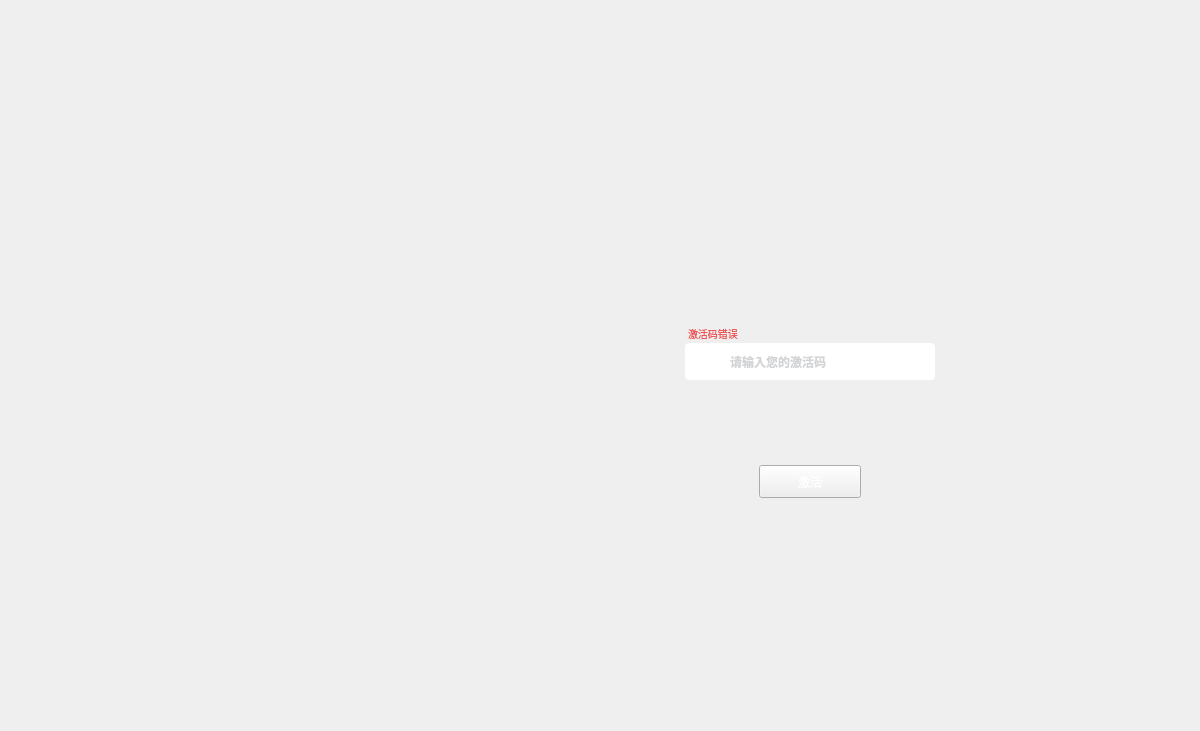
<?xml version="1.0" encoding="UTF-8"?>
<ui version="4.0">
 <class>LoginAndActivationCode</class>
 <widget class="QDialog" name="LoginAndActivationCode">
  <property name="geometry">
   <rect>
    <x>0</x>
    <y>0</y>
    <width>1200</width>
    <height>731</height>
   </rect>
  </property>
  <property name="windowTitle">
   <string>Dialog</string>
  </property>
  <property name="styleSheet">
   <string notr="true">border-image: url(:/Skin/Images/home/background.png);</string>
  </property>
  <layout class="QGridLayout" name="gridLayout">
   <property name="leftMargin">
    <number>0</number>
   </property>
   <property name="topMargin">
    <number>0</number>
   </property>
   <property name="rightMargin">
    <number>0</number>
   </property>
   <property name="bottomMargin">
    <number>0</number>
   </property>
   <property name="spacing">
    <number>0</number>
   </property>
   <item row="0" column="2">
    <spacer name="horizontalSpacer_2">
     <property name="orientation">
      <enum>Qt::Horizontal</enum>
     </property>
     <property name="sizeType">
      <enum>QSizePolicy::Fixed</enum>
     </property>
     <property name="sizeHint" stdset="0">
      <size>
       <width>50</width>
       <height>20</height>
      </size>
     </property>
    </spacer>
   </item>
   <item row="0" column="3">
    <widget class="FrostedPanel" name="widget" native="true">
     <property name="minimumSize">
      <size>
       <width>425</width>
       <height>560</height>
      </size>
     </property>
     <property name="maximumSize">
      <size>
       <width>425</width>
       <height>560</height>
      </size>
     </property>
     <property name="styleSheet">
      <string notr="true"/>
     </property>
     <widget class="QStackedWidget" name="stackedWidget">
      <property name="geometry">
       <rect>
        <x>0</x>
        <y>0</y>
        <width>425</width>
        <height>560</height>
       </rect>
      </property>
      <property name="minimumSize">
       <size>
        <width>425</width>
        <height>560</height>
       </size>
      </property>
      <property name="maximumSize">
       <size>
        <width>425</width>
        <height>560</height>
       </size>
      </property>
      <property name="styleSheet">
       <string notr="true"/>
      </property>
      <property name="currentIndex">
       <number>1</number>
      </property>
      <widget class="QWidget" name="page_Login">
       <widget class="QLineEdit" name="lEdit_email">
        <property name="geometry">
         <rect>
          <x>54</x>
          <y>125</y>
          <width>312</width>
          <height>45</height>
         </rect>
        </property>
        <property name="minimumSize">
         <size>
          <width>312</width>
          <height>45</height>
         </size>
        </property>
        <property name="maximumSize">
         <size>
          <width>312</width>
          <height>45</height>
         </size>
        </property>
        <property name="styleSheet">
         <string notr="true"/>
        </property>
        <property name="text">
         <string/>
        </property>
        <property name="placeholderText">
         <string>请输入您的邮箱</string>
        </property>
       </widget>
       <widget class="QLineEdit" name="lEdit_password">
        <property name="geometry">
         <rect>
          <x>54</x>
          <y>202</y>
          <width>312</width>
          <height>45</height>
         </rect>
        </property>
        <property name="minimumSize">
         <size>
          <width>312</width>
          <height>45</height>
         </size>
        </property>
        <property name="maximumSize">
         <size>
          <width>312</width>
          <height>45</height>
         </size>
        </property>
        <property name="styleSheet">
         <string notr="true"/>
        </property>
        <property name="text">
         <string/>
        </property>
        <property name="maxLength">
         <number>1000</number>
        </property>
        <property name="echoMode">
         <enum>QLineEdit::PasswordEchoOnEdit</enum>
        </property>
        <property name="placeholderText">
         <string>请输入您的密码</string>
        </property>
       </widget>
       <widget class="QLabel" name="lab_error">
        <property name="geometry">
         <rect>
          <x>54</x>
          <y>111</y>
          <width>250</width>
          <height>14</height>
         </rect>
        </property>
        <property name="styleSheet">
         <string notr="true">font-family: &quot;Noto Sans S Chinese&quot;; font-weight: 500;
font-weight: 400;
font-size: 10px;
color:#ED4E4E;
</string>
        </property>
        <property name="text">
         <string>邮箱不能为空</string>
        </property>
       </widget>
       <widget class="QPushButton" name="pBt_forgot">
        <property name="geometry">
         <rect>
          <x>68</x>
          <y>263</y>
          <width>48</width>
          <height>17</height>
         </rect>
        </property>
        <property name="minimumSize">
         <size>
          <width>48</width>
          <height>17</height>
         </size>
        </property>
        <property name="maximumSize">
         <size>
          <width>48</width>
          <height>17</height>
         </size>
        </property>
        <property name="cursor">
         <cursorShape>PointingHandCursor</cursorShape>
        </property>
        <property name="layoutDirection">
         <enum>Qt::RightToLeft</enum>
        </property>
        <property name="styleSheet">
         <string notr="true">background:transparent;
font-family: &quot;Noto Sans S Chinese&quot;; font-weight: 500;
font-size: 10px;
color:#AAAAAA;
text-align: left;</string>
        </property>
        <property name="text">
         <string>忘记密码</string>
        </property>
       </widget>
       <widget class="QPushButton" name="pBt_register">
        <property name="geometry">
         <rect>
          <x>285</x>
          <y>263</y>
          <width>60</width>
          <height>17</height>
         </rect>
        </property>
        <property name="minimumSize">
         <size>
          <width>60</width>
          <height>17</height>
         </size>
        </property>
        <property name="maximumSize">
         <size>
          <width>60</width>
          <height>17</height>
         </size>
        </property>
        <property name="cursor">
         <cursorShape>PointingHandCursor</cursorShape>
        </property>
        <property name="layoutDirection">
         <enum>Qt::LeftToRight</enum>
        </property>
        <property name="styleSheet">
         <string notr="true">background:transparent;
font-family: &quot;Noto Sans S Chinese&quot;; font-weight: 500;
font-size: 10px;
color:#AAAAAA;
text-align: right;</string>
        </property>
        <property name="text">
         <string>注册新账号</string>
        </property>
       </widget>
       <widget class="QPushButton" name="pBt_ELogin">
        <property name="geometry">
         <rect>
          <x>54</x>
          <y>338</y>
          <width>312</width>
          <height>45</height>
         </rect>
        </property>
        <property name="minimumSize">
         <size>
          <width>312</width>
          <height>45</height>
         </size>
        </property>
        <property name="maximumSize">
         <size>
          <width>312</width>
          <height>45</height>
         </size>
        </property>
        <property name="cursor">
         <cursorShape>PointingHandCursor</cursorShape>
        </property>
        <property name="styleSheet">
         <string notr="true"/>
        </property>
        <property name="text">
         <string>登录</string>
        </property>
       </widget>
       <widget class="QPushButton" name="pBt_wechat">
        <property name="geometry">
         <rect>
          <x>185</x>
          <y>470</y>
          <width>50</width>
          <height>54</height>
         </rect>
        </property>
        <property name="minimumSize">
         <size>
          <width>50</width>
          <height>54</height>
         </size>
        </property>
        <property name="maximumSize">
         <size>
          <width>50</width>
          <height>54</height>
         </size>
        </property>
        <property name="styleSheet">
         <string notr="true">	                    QPushButton
                    {
	border-image: url(:/Skin/Images/Login/v_2_0/WeChat_normal.png);
                    }
                    QPushButton::hover
                    {
	border-image: url(:/Skin/Images/Login/v_2_0/WeChat_hover.png);
                    }</string>
        </property>
        <property name="text">
         <string/>
        </property>
        <property name="checkable">
         <bool>true</bool>
        </property>
        <property name="checked">
         <bool>true</bool>
        </property>
       </widget>
       <widget class="QLabel" name="label">
        <property name="geometry">
         <rect>
          <x>160</x>
          <y>50</y>
          <width>96</width>
          <height>35</height>
         </rect>
        </property>
        <property name="styleSheet">
         <string notr="true"/>
        </property>
        <property name="text">
         <string>欢迎登录</string>
        </property>
        <property name="alignment">
         <set>Qt::AlignCenter</set>
        </property>
       </widget>
       <widget class="QLabel" name="label_2">
        <property name="geometry">
         <rect>
          <x>54</x>
          <y>422</y>
          <width>86</width>
          <height>1</height>
         </rect>
        </property>
        <property name="styleSheet">
         <string notr="true">border-image: url(:/Skin/Images/Login/v_2_0/other_h_line.png);</string>
        </property>
        <property name="text">
         <string/>
        </property>
       </widget>
       <widget class="QLabel" name="label_4">
        <property name="geometry">
         <rect>
          <x>280</x>
          <y>422</y>
          <width>86</width>
          <height>1</height>
         </rect>
        </property>
        <property name="styleSheet">
         <string notr="true">border-image: url(:/Skin/Images/Login/v_2_0/other_h_line.png);</string>
        </property>
        <property name="text">
         <string/>
        </property>
       </widget>
       <widget class="QPushButton" name="pBt_register_2">
        <property name="geometry">
         <rect>
          <x>174</x>
          <y>413</y>
          <width>72</width>
          <height>17</height>
         </rect>
        </property>
        <property name="minimumSize">
         <size>
          <width>72</width>
          <height>17</height>
         </size>
        </property>
        <property name="maximumSize">
         <size>
          <width>72</width>
          <height>17</height>
         </size>
        </property>
        <property name="layoutDirection">
         <enum>Qt::LeftToRight</enum>
        </property>
        <property name="styleSheet">
         <string notr="true"/>
        </property>
        <property name="text">
         <string>其他登录方式</string>
        </property>
       </widget>
       <widget class="QLabel" name="lab_error_p">
        <property name="geometry">
         <rect>
          <x>54</x>
          <y>188</y>
          <width>250</width>
          <height>14</height>
         </rect>
        </property>
        <property name="styleSheet">
         <string notr="true">font-family: &quot;Noto Sans S Chinese&quot;; font-weight: 500;
font-weight: 400;
font-size: 10px;
color:#ED4E4E;
</string>
        </property>
        <property name="text">
         <string>密码长度小于六位</string>
        </property>
       </widget>
      </widget>
      <widget class="QWidget" name="page_ActivationCode">
       <widget class="QLabel" name="lab_Avatar">
        <property name="geometry">
         <rect>
          <x>145</x>
          <y>70</y>
          <width>80</width>
          <height>80</height>
         </rect>
        </property>
        <property name="minimumSize">
         <size>
          <width>80</width>
          <height>80</height>
         </size>
        </property>
        <property name="maximumSize">
         <size>
          <width>80</width>
          <height>80</height>
         </size>
        </property>
        <property name="styleSheet">
         <string notr="true">border-radius:0px;
border-image: url(:/Skin/Images/Login/Default Avatar.png);</string>
        </property>
        <property name="text">
         <string/>
        </property>
       </widget>
       <widget class="QLabel" name="lab_username">
        <property name="geometry">
         <rect>
          <x>0</x>
          <y>174</y>
          <width>370</width>
          <height>17</height>
         </rect>
        </property>
        <property name="styleSheet">
         <string notr="true">font-family: &quot;Noto Sans S Chinese&quot;; font-weight: 500;
font-size: 12px;
color:#FFFFFF;</string>
        </property>
        <property name="text">
         <string/>
        </property>
        <property name="alignment">
         <set>Qt::AlignCenter</set>
        </property>
       </widget>
       <widget class="QLineEdit" name="lEdit_ACode">
        <property name="geometry">
         <rect>
          <x>60</x>
          <y>258</y>
          <width>250</width>
          <height>37</height>
         </rect>
        </property>
        <property name="minimumSize">
         <size>
          <width>250</width>
          <height>37</height>
         </size>
        </property>
        <property name="maximumSize">
         <size>
          <width>250</width>
          <height>37</height>
         </size>
        </property>
        <property name="styleSheet">
         <string notr="true">border-radius:4px;
background-image: url(:/Skin/Images/Login/ACode-bk.png);
/*background-color: rgba(0, 0, 0, 0.4);*/
color:#A5A7AC;
font-family: &quot;Noto Sans S Chinese&quot;; font-weight: 500;
font-size: 12px;
padding-left:43px;
</string>
        </property>
        <property name="text">
         <string/>
        </property>
        <property name="placeholderText">
         <string>请输入您的激活码</string>
        </property>
       </widget>
       <widget class="QLabel" name="lab_AError">
        <property name="geometry">
         <rect>
          <x>63</x>
          <y>241</y>
          <width>261</width>
          <height>14</height>
         </rect>
        </property>
        <property name="styleSheet">
         <string notr="true">font-family: &quot;Noto Sans S Chinese&quot;; font-weight: 500;
font-weight: 400;
font-size: 10px;
color:#ED4E4E;
</string>
        </property>
        <property name="text">
         <string>激活码错误</string>
        </property>
       </widget>
       <widget class="QPushButton" name="pBt_Activate">
        <property name="enabled">
         <bool>true</bool>
        </property>
        <property name="geometry">
         <rect>
          <x>134</x>
          <y>380</y>
          <width>102</width>
          <height>33</height>
         </rect>
        </property>
        <property name="minimumSize">
         <size>
          <width>102</width>
          <height>33</height>
         </size>
        </property>
        <property name="maximumSize">
         <size>
          <width>102</width>
          <height>33</height>
         </size>
        </property>
        <property name="styleSheet">
         <string notr="true">QPushButton
{
outline: none;
	font-family: &quot;Noto Sans S Chinese Bold&quot;;
	font-size: 12px;
	color:#FFFFFF;
	border-image: url(:/Skin/Images/Login/btn-no.png);
}
QPushButton::hover
{
	border-image: url(:/Skin/Images/Login/btn-hov.png);
}
QPushButton::disabled
{
border-image: url(:/Skin/Images/Login/btn-hov.png);
}</string>
        </property>
        <property name="text">
         <string>激活</string>
        </property>
       </widget>
      </widget>
      <widget class="QWidget" name="page_FAR">
       <widget class="QLabel" name="label_title_FAR">
        <property name="geometry">
         <rect>
          <x>158</x>
          <y>50</y>
          <width>100</width>
          <height>29</height>
         </rect>
        </property>
        <property name="minimumSize">
         <size>
          <width>100</width>
          <height>29</height>
         </size>
        </property>
        <property name="maximumSize">
         <size>
          <width>100</width>
          <height>29</height>
         </size>
        </property>
        <property name="font">
         <font>
          <family>Noto Sans S Chinese Bold</family>
          <pointsize>-1</pointsize>
          <bold>true</bold>
         </font>
        </property>
        <property name="styleSheet">
         <string notr="true">color: #D6D8DC;
font-family: &quot;Noto Sans S Chinese Bold&quot;;
font-size: 18px;
</string>
        </property>
        <property name="text">
         <string>忘记密码/注册</string>
        </property>
        <property name="alignment">
         <set>Qt::AlignCenter</set>
        </property>
       </widget>
       <widget class="QLineEdit" name="lEdit_email_FAR">
        <property name="geometry">
         <rect>
          <x>54</x>
          <y>125</y>
          <width>312</width>
          <height>45</height>
         </rect>
        </property>
        <property name="minimumSize">
         <size>
          <width>312</width>
          <height>45</height>
         </size>
        </property>
        <property name="maximumSize">
         <size>
          <width>312</width>
          <height>45</height>
         </size>
        </property>
        <property name="styleSheet">
         <string notr="true"/>
        </property>
        <property name="text">
         <string/>
        </property>
        <property name="placeholderText">
         <string>请输入邮箱</string>
        </property>
       </widget>
       <widget class="QLineEdit" name="lEdit_oldpsw_FAR">
        <property name="geometry">
         <rect>
          <x>54</x>
          <y>202</y>
          <width>312</width>
          <height>45</height>
         </rect>
        </property>
        <property name="minimumSize">
         <size>
          <width>312</width>
          <height>45</height>
         </size>
        </property>
        <property name="maximumSize">
         <size>
          <width>312</width>
          <height>45</height>
         </size>
        </property>
        <property name="styleSheet">
         <string notr="true"/>
        </property>
        <property name="text">
         <string/>
        </property>
        <property name="echoMode">
         <enum>QLineEdit::PasswordEchoOnEdit</enum>
        </property>
        <property name="placeholderText">
         <string>请输入密码</string>
        </property>
       </widget>
       <widget class="QLineEdit" name="lEdit_newpsw_FAR">
        <property name="geometry">
         <rect>
          <x>54</x>
          <y>279</y>
          <width>312</width>
          <height>45</height>
         </rect>
        </property>
        <property name="minimumSize">
         <size>
          <width>312</width>
          <height>45</height>
         </size>
        </property>
        <property name="maximumSize">
         <size>
          <width>312</width>
          <height>45</height>
         </size>
        </property>
        <property name="styleSheet">
         <string notr="true"/>
        </property>
        <property name="text">
         <string/>
        </property>
        <property name="echoMode">
         <enum>QLineEdit::PasswordEchoOnEdit</enum>
        </property>
        <property name="placeholderText">
         <string>请再次确认密码</string>
        </property>
       </widget>
       <widget class="QWidget" name="widget_3" native="true">
        <property name="geometry">
         <rect>
          <x>54</x>
          <y>356</y>
          <width>312</width>
          <height>45</height>
         </rect>
        </property>
        <property name="minimumSize">
         <size>
          <width>312</width>
          <height>45</height>
         </size>
        </property>
        <property name="maximumSize">
         <size>
          <width>312</width>
          <height>45</height>
         </size>
        </property>
        <property name="styleSheet">
         <string notr="true"/>
        </property>
        <widget class="QLineEdit" name="lEdit_verifyCode_FAR">
         <property name="geometry">
          <rect>
           <x>0</x>
           <y>0</y>
           <width>194</width>
           <height>45</height>
          </rect>
         </property>
         <property name="minimumSize">
          <size>
           <width>194</width>
           <height>45</height>
          </size>
         </property>
         <property name="maximumSize">
          <size>
           <width>161</width>
           <height>45</height>
          </size>
         </property>
         <property name="styleSheet">
          <string notr="true"/>
         </property>
         <property name="text">
          <string/>
         </property>
         <property name="placeholderText">
          <string>请输入验证码</string>
         </property>
        </widget>
        <widget class="QLabel" name="label_5">
         <property name="geometry">
          <rect>
           <x>194</x>
           <y>15</y>
           <width>1</width>
           <height>15</height>
          </rect>
         </property>
         <property name="minimumSize">
          <size>
           <width>1</width>
           <height>15</height>
          </size>
         </property>
         <property name="maximumSize">
          <size>
           <width>1</width>
           <height>15</height>
          </size>
         </property>
         <property name="styleSheet">
          <string notr="true">border-image: url(:/Skin/Images/Login/VerticalBar.png);</string>
         </property>
         <property name="text">
          <string/>
         </property>
        </widget>
        <widget class="QPushButton" name="pBt_SendVerifyCode_FAR">
         <property name="enabled">
          <bool>true</bool>
         </property>
         <property name="geometry">
          <rect>
           <x>211</x>
           <y>12</y>
           <width>70</width>
           <height>20</height>
          </rect>
         </property>
         <property name="cursor">
          <cursorShape>PointingHandCursor</cursorShape>
         </property>
         <property name="styleSheet">
          <string notr="true"/>
         </property>
         <property name="text">
          <string>发送验证码</string>
         </property>
        </widget>
        <widget class="QWidget" name="widget_timer" native="true">
         <property name="geometry">
          <rect>
           <x>203</x>
           <y>12</y>
           <width>85</width>
           <height>20</height>
          </rect>
         </property>
         <property name="styleSheet">
          <string notr="true">background-color: transparent;</string>
         </property>
         <widget class="QLabel" name="label_3">
          <property name="geometry">
           <rect>
            <x>0</x>
            <y>0</y>
            <width>60</width>
            <height>20</height>
           </rect>
          </property>
          <property name="styleSheet">
           <string notr="true">background-color: transparent;
color: rgba(161, 168, 179, 0.6);
font-family: &quot;Noto Sans S Chinese&quot;; font-weight: 500;
font-size: 14px;</string>
          </property>
          <property name="text">
           <string>再次发送</string>
          </property>
         </widget>
         <widget class="QLabel" name="lab_timer">
          <property name="geometry">
           <rect>
            <x>60</x>
            <y>0</y>
            <width>30</width>
            <height>20</height>
           </rect>
          </property>
          <property name="styleSheet">
           <string notr="true">background-color: transparent;
color:#A5A7AC;
font-family: &quot;Noto Sans S Chinese&quot;; font-weight: 500;
font-size: 10px;</string>
          </property>
          <property name="text">
           <string>60s</string>
          </property>
         </widget>
        </widget>
        <zorder>widget_timer</zorder>
        <zorder>lEdit_verifyCode_FAR</zorder>
        <zorder>label_5</zorder>
        <zorder>pBt_SendVerifyCode_FAR</zorder>
       </widget>
       <widget class="QPushButton" name="pBt_ok_FAR">
        <property name="geometry">
         <rect>
          <x>54</x>
          <y>465</y>
          <width>312</width>
          <height>45</height>
         </rect>
        </property>
        <property name="minimumSize">
         <size>
          <width>312</width>
          <height>45</height>
         </size>
        </property>
        <property name="maximumSize">
         <size>
          <width>312</width>
          <height>45</height>
         </size>
        </property>
        <property name="styleSheet">
         <string notr="true"/>
        </property>
        <property name="text">
         <string>注册</string>
        </property>
       </widget>
       <widget class="QLabel" name="lab_error_FAR_E">
        <property name="geometry">
         <rect>
          <x>54</x>
          <y>111</y>
          <width>150</width>
          <height>14</height>
         </rect>
        </property>
        <property name="styleSheet">
         <string notr="true">font-family: &quot;Noto Sans S Chinese&quot;; font-weight: 500;
font-weight: 400;
font-size: 10px;
color:#ED4E4E;
background:transparent;
</string>
        </property>
        <property name="text">
         <string>邮箱错误</string>
        </property>
       </widget>
       <widget class="QPushButton" name="pBt_backLogin_FAR">
        <property name="geometry">
         <rect>
          <x>54</x>
          <y>49</y>
          <width>32</width>
          <height>32</height>
         </rect>
        </property>
        <property name="minimumSize">
         <size>
          <width>32</width>
          <height>32</height>
         </size>
        </property>
        <property name="maximumSize">
         <size>
          <width>32</width>
          <height>32</height>
         </size>
        </property>
        <property name="cursor">
         <cursorShape>PointingHandCursor</cursorShape>
        </property>
        <property name="styleSheet">
         <string notr="true"/>
        </property>
        <property name="text">
         <string/>
        </property>
       </widget>
       <widget class="QLabel" name="lab_error_FAR_O">
        <property name="geometry">
         <rect>
          <x>54</x>
          <y>188</y>
          <width>150</width>
          <height>14</height>
         </rect>
        </property>
        <property name="styleSheet">
         <string notr="true">font-family: &quot;Noto Sans S Chinese&quot;; font-weight: 500;
font-weight: 400;
font-size: 10px;
color:#ED4E4E;
background:transparent;
</string>
        </property>
        <property name="text">
         <string>密码错误</string>
        </property>
       </widget>
       <widget class="QLabel" name="lab_error_FAR_N">
        <property name="geometry">
         <rect>
          <x>54</x>
          <y>265</y>
          <width>150</width>
          <height>14</height>
         </rect>
        </property>
        <property name="styleSheet">
         <string notr="true">font-family: &quot;Noto Sans S Chinese&quot;; font-weight: 500;
font-weight: 400;
font-size: 10px;
color:#ED4E4E;
background:transparent;
</string>
        </property>
        <property name="text">
         <string>密码不一致</string>
        </property>
       </widget>
       <widget class="QLabel" name="lab_error_FAR_C">
        <property name="geometry">
         <rect>
          <x>54</x>
          <y>342</y>
          <width>150</width>
          <height>14</height>
         </rect>
        </property>
        <property name="styleSheet">
         <string notr="true">font-family: &quot;Noto Sans S Chinese&quot;; font-weight: 500;
font-weight: 400;
font-size: 10px;
color:#ED4E4E;
background:transparent;</string>
        </property>
        <property name="text">
         <string>密码错误</string>
        </property>
       </widget>
      </widget>
      <widget class="QWidget" name="page_Waiting">
       <widget class="QLabel" name="lab_Avatar_w">
        <property name="geometry">
         <rect>
          <x>180</x>
          <y>64</y>
          <width>80</width>
          <height>80</height>
         </rect>
        </property>
        <property name="minimumSize">
         <size>
          <width>80</width>
          <height>80</height>
         </size>
        </property>
        <property name="maximumSize">
         <size>
          <width>80</width>
          <height>80</height>
         </size>
        </property>
        <property name="styleSheet">
         <string notr="true">border-radius:0px;
border-image: url(:/Skin/Images/Login/Default Avatar.png);</string>
        </property>
        <property name="text">
         <string/>
        </property>
       </widget>
       <widget class="QLabel" name="lab_username_w">
        <property name="geometry">
         <rect>
          <x>30</x>
          <y>174</y>
          <width>370</width>
          <height>17</height>
         </rect>
        </property>
        <property name="styleSheet">
         <string notr="true">font-family: &quot;Noto Sans S Chinese&quot;; font-weight: 500;
font-size: 12px;
color:#FFFFFF;</string>
        </property>
        <property name="text">
         <string/>
        </property>
        <property name="alignment">
         <set>Qt::AlignCenter</set>
        </property>
       </widget>
       <widget class="QLabel" name="lab_title_w">
        <property name="geometry">
         <rect>
          <x>30</x>
          <y>308</y>
          <width>370</width>
          <height>17</height>
         </rect>
        </property>
        <property name="styleSheet">
         <string notr="true">font-family: &quot;Noto Sans S Chinese&quot;; font-weight: 500;
font-size: 16px;
color:#A5A7AC;</string>
        </property>
        <property name="text">
         <string>登录中</string>
        </property>
        <property name="alignment">
         <set>Qt::AlignCenter</set>
        </property>
       </widget>
       <widget class="QLabel" name="lab_wait">
        <property name="geometry">
         <rect>
          <x>200</x>
          <y>351</y>
          <width>40</width>
          <height>16</height>
         </rect>
        </property>
        <property name="minimumSize">
         <size>
          <width>40</width>
          <height>16</height>
         </size>
        </property>
        <property name="maximumSize">
         <size>
          <width>40</width>
          <height>16</height>
         </size>
        </property>
        <property name="styleSheet">
         <string notr="true"/>
        </property>
        <property name="text">
         <string/>
        </property>
       </widget>
      </widget>
     </widget>
    </widget>
   </item>
   <item row="0" column="4">
    <spacer name="horizontalSpacer_3">
     <property name="orientation">
      <enum>Qt::Horizontal</enum>
     </property>
     <property name="sizeHint" stdset="0">
      <size>
       <width>40</width>
       <height>20</height>
      </size>
     </property>
    </spacer>
   </item>
   <item row="0" column="0">
    <spacer name="horizontalSpacer">
     <property name="orientation">
      <enum>Qt::Horizontal</enum>
     </property>
     <property name="sizeHint" stdset="0">
      <size>
       <width>40</width>
       <height>20</height>
      </size>
     </property>
    </spacer>
   </item>
   <item row="0" column="1">
    <widget class="QWidget" name="widget_advertisement_page" native="true">
     <property name="sizePolicy">
      <sizepolicy hsizetype="Preferred" vsizetype="Preferred">
       <horstretch>0</horstretch>
       <verstretch>0</verstretch>
      </sizepolicy>
     </property>
     <property name="minimumSize">
      <size>
       <width>425</width>
       <height>560</height>
      </size>
     </property>
     <property name="maximumSize">
      <size>
       <width>425</width>
       <height>560</height>
      </size>
     </property>
     <property name="styleSheet">
      <string notr="true"/>
     </property>
     <layout class="QGridLayout" name="gridLayout_2">
      <property name="leftMargin">
       <number>0</number>
      </property>
      <property name="topMargin">
       <number>0</number>
      </property>
      <property name="rightMargin">
       <number>0</number>
      </property>
      <property name="bottomMargin">
       <number>0</number>
      </property>
      <property name="spacing">
       <number>0</number>
      </property>
     </layout>
    </widget>
   </item>
  </layout>
 </widget>
 <customwidgets>
  <customwidget>
   <class>FrostedPanel</class>
   <extends>QWidget</extends>
   <header>modules/Common/FrostedPanel.h</header>
   <container>1</container>
  </customwidget>
 </customwidgets>
 <resources/>
 <connections/>
</ui>
